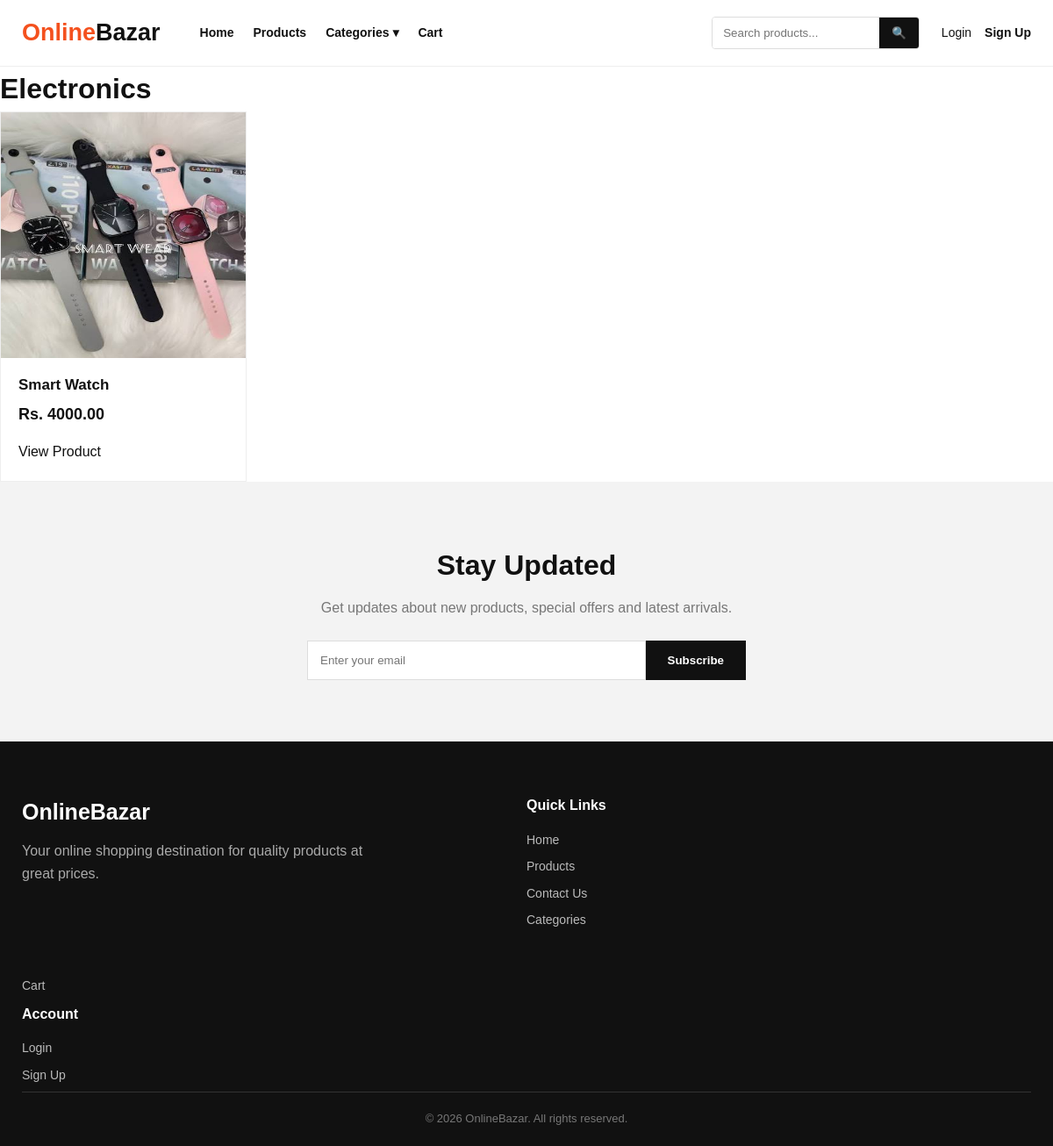
The app's page /category/Electronics/ with its own data.
### home/models.py (models this page shows, shortened)
class Category(models.Model):
    name = models.CharField(max_length=100, unique=True)
    image = models.ImageField(
        upload_to='categories/',
        blank=True,
        null=True
    )

class Product(models.Model):
    name = models.CharField(max_length=200)
    category = models.ForeignKey(
        Category,
        on_delete=models.SET_NULL,
        null=True,
        blank=True,
        related_name='products'
    )
    price = models.DecimalField(
        max_digits=20,
        decimal_places=2
    )
    description = models.TextField()
    image = models.ImageField(
        upload_to='products/',
        blank=True,
        null=True
    )
    image_2 = models.ImageField(
        upload_to='products/',
        blank=True,
        null=True
    )
    image_3 = models.ImageField(
        upload_to='products/',
        blank=True,
        null=True
    )

### home/views.py (the view)
def category_products(request, category):
    selected_category = get_object_or_404(
        Category,
        name=category
    )
    products = Product.objects.filter(
        category=selected_category
    )
    return render(
        request,
        'home/category_products.html',
        {
            'products': products,
            'category': selected_category
        }
    )

### home/context_processors.py (called while the page is built)
def categories_menu(request):
    categories = Category.objects.all()
    return {
        'categories': categories
    }

### home/templates/home/category_products.html (shortened to what this page needs)
{% extends 'home/base.html' %}
{% block content %}
<div class="container">
    <h1 class="page-title">
        {{ category.name }}
    </h1>
    <div class="products-grid">
        {% for product in products %}
            <div class="product-card">
                <a href="{% url 'product_detail' product.id %}">
                    {% if product.image %}
                        <img src="{{ product.image.url }}"
                             class="product-image"
                             alt="{{ product.name }}">
                    {% else %}
                        <div class="no-image">No Image</div>
                    {% endif %}
                </a>
                <div class="product-info">
                    <h3>{{ product.name }}</h3>
                    <div class="price">
                        Rs. {{ product.price }}
                    </div>
                    <a href="{% url 'product_detail' product.id %}"
                       class="btn">
                        View Product
                    </a>
                </div>
            </div>
        {% empty %}
            <p>No products in this category.</p>
        {% endfor %}
    </div>
</div>
{% endblock %}

### home/static/home/style.css (style rules this page uses)
* { margin: 0; padding: 0; box-sizing: border-box; }
body { font-family: Arial, Helvetica, sans-serif; background: #ffffff; color: #111111; line-height: 1.6; }
a { text-decoration: none; color: inherit; }
.products-grid { display: grid; grid-template-columns: repeat(4, 1fr); gap: 25px; }
.product-card { background: white; border: 1px solid #eeeeee; transition: 0.3s; overflow: hidden; }
.product-image { width: 100%; height: 280px; background: #f5f5f5; overflow: hidden; display: flex; align-items: center; justify-content: center; }
.product-info { padding: 20px; }
.product-info h3 { font-size: 17px; line-height: 1.35; margin-bottom: 7px; }
.price { font-size: 18px; font-weight: 800; margin-bottom: 15px; }

### records on screen
Category: name "Electronics"
Product: image (picture), name "Smart Watch", price "4000.00"
